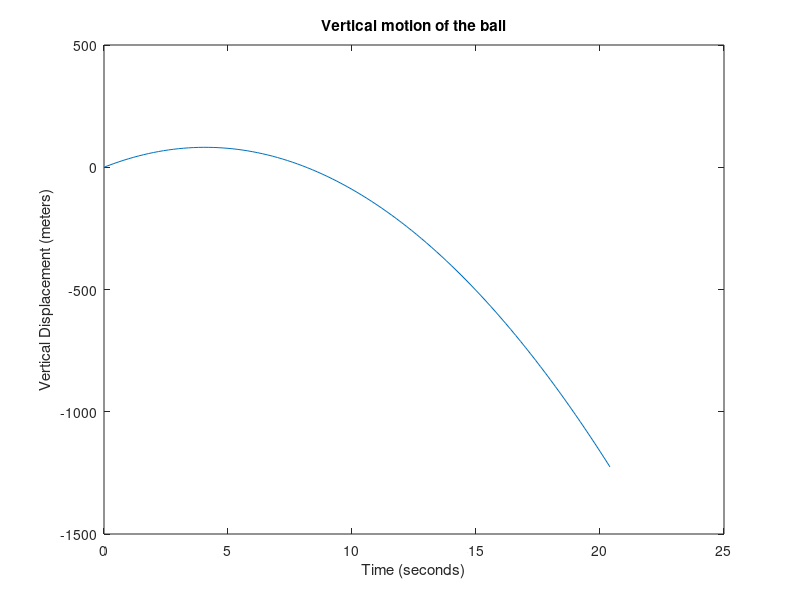

Here is the MATLAB script that generated this plot:
% Data
u = 40; % initial speed in m/s
g = 9.81; % acceleration due to gravity in m/s^2

% Time vector
t = 0:0.2:20.5;

% calculating Vertical displacement
s = u * t - 0.5 * g * t.^2;

% Plotting the vertical motion of the ball
plot(t, s);
xlabel('Time (seconds)');
ylabel('Vertical Displacement (meters)');
title('Vertical motion of the ball');
